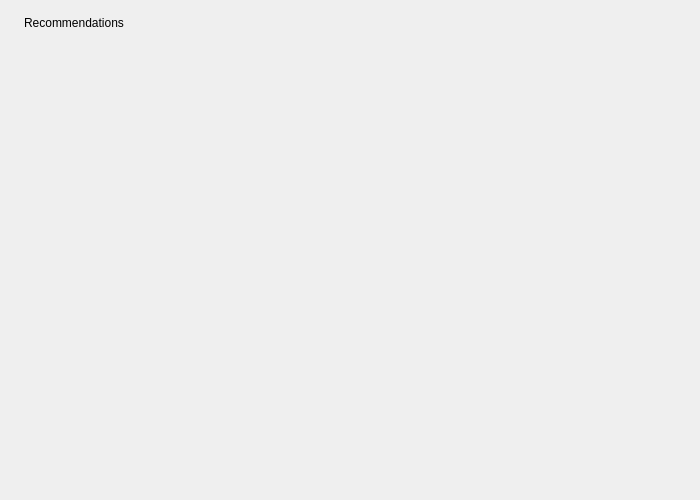
<?xml version="1.0" encoding="UTF-8"?>
<ui version="4.0">
 <class>Recommendations</class>
 <widget class="QWidget" name="Recommendations">
  <property name="geometry">
   <rect>
    <x>0</x>
    <y>0</y>
    <width>700</width>
    <height>500</height>
   </rect>
  </property>
  <property name="windowTitle">
   <string>Recommendations</string>
  </property>
  <property name="styleSheet">
   <string notr="true">#Recommendations {
    background-color: #0F0F11;
}
#recommendationsTitleLabel {
    color: #FFFFFF;
    font-size: 20px;
    font-weight: 600;
}
#recommendationsEmptyLabel {
    color: #6C6C6E;
    font-size: 14px;
}
QScrollArea {
    border: none;
    background-color: transparent;
}
QScrollArea > QWidget#qt_scrollarea_viewport {
    background-color: transparent;
}
#recommendationsScrollContent,
#recommendationsStack,
#recommendationsGridPage,
#recommendationsEmptyPage {
    background-color: transparent;
}
QFrame#movieCard {
    background-color: #181818;
    border-radius: 8px;
    border: 1px solid #181818;
}
QFrame#movieCard:hover {
    background-color: #232325;
    border: 1px solid #2A2A2C;
}
QLabel#movieCardTitle {
    color: #FFFFFF;
    font-size: 13px;
    font-weight: 600;
}
QLabel#movieCardGenres {
    color: #6C6C6E;
    font-size: 11px;
}
QLabel#movieCardRating {
    color: #FFFFFF;
    font-size: 12px;
}
QLabel#movieCardReviews {
    color: #6C6C6E;
    font-size: 12px;
}</string>
  </property>
  <layout class="QVBoxLayout" name="recommendationsRootLayout">
   <property name="spacing">
    <number>16</number>
   </property>
   <property name="leftMargin">
    <number>24</number>
   </property>
   <property name="topMargin">
    <number>16</number>
   </property>
   <property name="rightMargin">
    <number>24</number>
   </property>
   <property name="bottomMargin">
    <number>24</number>
   </property>
   <item>
    <widget class="QLabel" name="recommendationsTitleLabel">
     <property name="text">
      <string>Recommendations</string>
     </property>
    </widget>
   </item>
   <item>
    <widget class="QStackedWidget" name="recommendationsStack">
     <property name="currentIndex">
      <number>0</number>
     </property>
     <widget class="QWidget" name="recommendationsGridPage">
      <layout class="QVBoxLayout" name="recommendationsGridPageLayout">
       <property name="spacing">
        <number>0</number>
       </property>
       <property name="leftMargin">
        <number>0</number>
       </property>
       <property name="topMargin">
        <number>0</number>
       </property>
       <property name="rightMargin">
        <number>0</number>
       </property>
       <property name="bottomMargin">
        <number>0</number>
       </property>
       <item>
        <widget class="QScrollArea" name="recommendationsScrollArea">
         <property name="widgetResizable">
          <bool>true</bool>
         </property>
         <property name="frameShape">
          <enum>QFrame::NoFrame</enum>
         </property>
         <widget class="QWidget" name="recommendationsScrollContent">
          <layout class="QGridLayout" name="recommendationsGrid">
           <property name="horizontalSpacing">
            <number>24</number>
           </property>
           <property name="verticalSpacing">
            <number>32</number>
           </property>
           <property name="leftMargin">
            <number>0</number>
           </property>
           <property name="topMargin">
            <number>0</number>
           </property>
           <property name="rightMargin">
            <number>0</number>
           </property>
           <property name="bottomMargin">
            <number>0</number>
           </property>
          </layout>
         </widget>
        </widget>
       </item>
      </layout>
     </widget>
     <widget class="QWidget" name="recommendationsEmptyPage">
      <layout class="QVBoxLayout" name="recommendationsEmptyLayout">
       <item>
        <spacer name="emptyTopSpacer">
         <property name="orientation">
          <enum>Qt::Vertical</enum>
         </property>
        </spacer>
       </item>
       <item>
        <widget class="QLabel" name="recommendationsEmptyLabel">
         <property name="text">
          <string>No recommendations yet. Pick some favorite genres in Settings to see movies tailored for you.</string>
         </property>
         <property name="alignment">
          <set>Qt::AlignCenter</set>
         </property>
         <property name="wordWrap">
          <bool>true</bool>
         </property>
        </widget>
       </item>
       <item>
        <spacer name="emptyBottomSpacer">
         <property name="orientation">
          <enum>Qt::Vertical</enum>
         </property>
        </spacer>
       </item>
      </layout>
     </widget>
    </widget>
   </item>
  </layout>
 </widget>
 <resources/>
 <connections/>
</ui>
